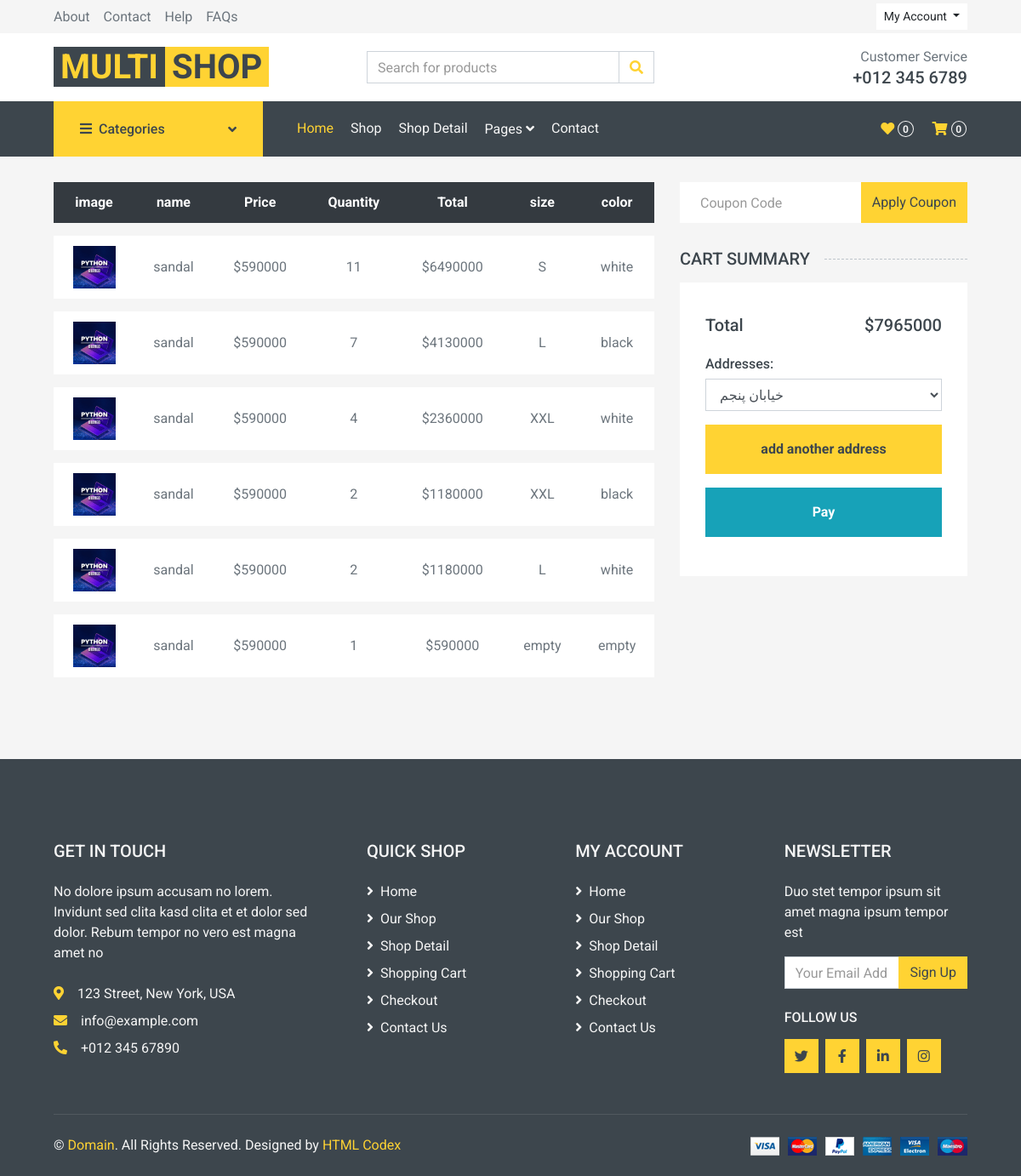
The page /cart/order/15 (signed in) on the database as committed earlier.
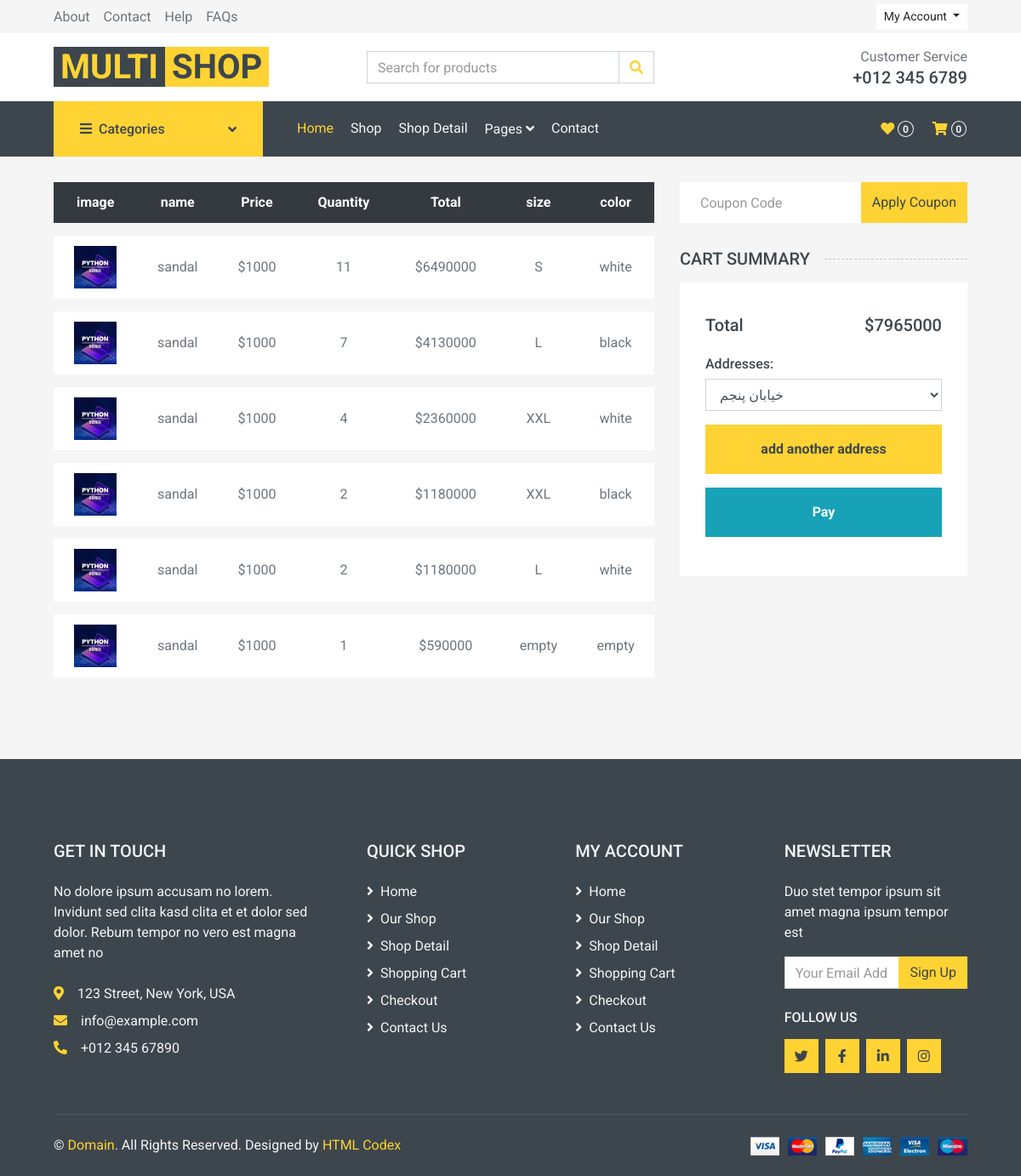
The same page on the database as committed later.
### cart/models.py (models this page shows, shortened)
class OrderItem(models.Model):
    order = models.ForeignKey(Order, on_delete=models.CASCADE, related_name='items')
    product = models.ForeignKey(Product, on_delete=models.PROTECT, related_name='product_items')
    size = models.CharField(max_length=5, null=True, blank=True)
    color = models.CharField(max_length=5, null=True, blank=True)
    quantity = models.SmallIntegerField(default=1)
    price = models.PositiveIntegerField()
    total_price = models.PositiveIntegerField(default=0)

### product/models.py (models this page shows, shortened)
class Product(models.Model):
    name = models.CharField(max_length=100)
    price = models.IntegerField()
    image = models.ImageField(upload_to=_get_avatar_upload_path, null=True, blank=True)
    discount = models.IntegerField(default=0)
    short_description = models.TextField(max_length=300)
    description = models.TextField()
    additional_info = models.TextField(null=True, blank=True)
    count = models.IntegerField(default=0)
    created_at = models.DateTimeField(auto_now_add=True)
    updated_at = models.DateTimeField(auto_now=True)
    modified_at = models.DateTimeField(auto_now=True)
    size = models.ManyToManyField('Size', related_name='products', blank=True)
    color = models.ManyToManyField('Color', related_name='products')
    category = models.ManyToManyField('Category', related_name='products', blank=True, null=True)

### cart/views.py (the view)
# urls.py: path('order/<int:id>', views.OrderDetailView.as_view(), name='order-detail'),
class OrderDetailView(LoginRequiredMixin, View):
    def get(self, request, id):
        order = get_object_or_404(models.Order, id=id)
        return render(request, 'cart/order_detail.html', {'order':order})

### product/context_processors.py (called while the page is built)
def categories(request):
    roots = Category.objects.filter(parent=None).prefetch_related(
        'children__children__children'
    )
    return {'categories': roots}

def sizes(request):
    roots = Size.objects.all
    return {'sizes': roots}

def colors(request):
    roots = Color.objects.all
    return {'colors': roots}

### product/templatetags/category_tags.py (called while the page is built)
@register.inclusion_tag('product/category_tree.html')
def render_category(category):
    return {'category': category}

### cart/templates/cart/order_detail.html (shortened to what the changed rows need)
{% extends 'base.html' %}
{% block main %}
    <div class="container-fluid">
        <div class="row px-xl-5">
            <div class="col-lg-8 table-responsive mb-5">
                <table class="table table-light table-borderless table-hover text-center mb-0">
                    <thead class="thead-dark">
                    <tr>
                        <th>image</th>
                        <th>name</th>
                        <th>Price</th>
                        <th>Quantity</th>
                        <th>Total</th>
                        <th>size</th>
                        <th>color</th>
                    </tr>
                    </thead>
                    <tbody class="align-middle">
                    {% for item in order.items.all %}
                        <tr>
                            <td class="align-middle"><img src="{{ item.product.image.url }}" alt=""
                                                          style="width: 50px;"></td>
                            <td class="align-middle"> {{ item.product.name }}</td>
                            <td class="align-middle">${{ item.product.price }}</td>
                            <td class="align-middle">{{ item.quantity }}</td>
                            <td class="align-middle">${{ item.total_price }}</td>
                            {% if item.size %}
                                <td class="align-middle">{{ item.size }}</td>
                            {% else %}
                                <td class="align-middle">None</td>
                            {% endif %}
                            <td class="align-middle">{{ item.color }}</td>
                        </tr>
                    {% endfor %}
                    </tbody>
                </table>
            </div>
        </div>
    </div>
{% endblock %}

Rows that differ between the two databases and show on the page:
changed through a linked row, OrderItem (number 1 of 6 on the later page): product.price "590000" → "1000"
changed through a linked row, OrderItem (number 2 of 6 on the later page): product.price "590000" → "1000"
changed through a linked row, OrderItem (number 3 of 6 on the later page): product.price "590000" → "1000"
changed through a linked row, OrderItem (number 4 of 6 on the later page): product.price "590000" → "1000"
changed through a linked row, OrderItem (number 5 of 6 on the later page): product.price "590000" → "1000"
changed through a linked row, OrderItem "empty": product.price "590000" → "1000"
